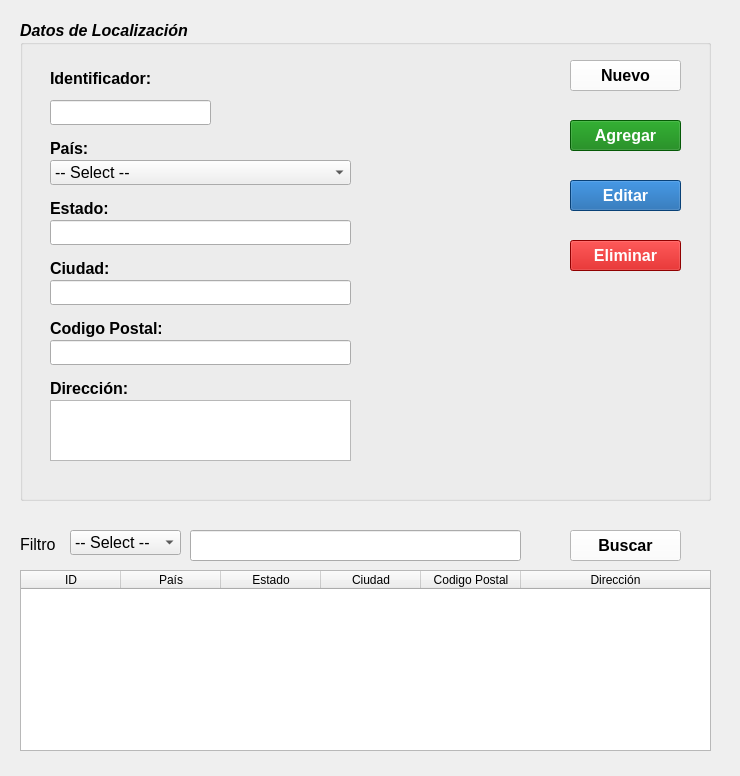
<?xml version="1.0" encoding="UTF-8"?>
<ui version="4.0">
 <class>FrmLocalizacion</class>
 <widget class="QWidget" name="FrmLocalizacion">
  <property name="geometry">
   <rect>
    <x>0</x>
    <y>0</y>
    <width>740</width>
    <height>776</height>
   </rect>
  </property>
  <property name="minimumSize">
   <size>
    <width>740</width>
    <height>776</height>
   </size>
  </property>
  <property name="windowTitle">
   <string>Gestión de localización</string>
  </property>
  <widget class="QGroupBox" name="gb_datosLocalizacion">
   <property name="geometry">
    <rect>
     <x>20</x>
     <y>20</y>
     <width>691</width>
     <height>481</height>
    </rect>
   </property>
   <property name="font">
    <font>
     <pointsize>12</pointsize>
     <weight>75</weight>
     <italic>true</italic>
     <bold>true</bold>
    </font>
   </property>
   <property name="title">
    <string>Datos de Localización    </string>
   </property>
   <widget class="QLabel" name="lb_identificador">
    <property name="geometry">
     <rect>
      <x>30</x>
      <y>50</y>
      <width>121</width>
      <height>16</height>
     </rect>
    </property>
    <property name="font">
     <font>
      <pointsize>12</pointsize>
      <weight>75</weight>
      <italic>false</italic>
      <bold>true</bold>
     </font>
    </property>
    <property name="text">
     <string>Identificador:</string>
    </property>
   </widget>
   <widget class="QLabel" name="lbl_pais">
    <property name="geometry">
     <rect>
      <x>30</x>
      <y>120</y>
      <width>111</width>
      <height>17</height>
     </rect>
    </property>
    <property name="font">
     <font>
      <pointsize>12</pointsize>
      <weight>75</weight>
      <italic>false</italic>
      <bold>true</bold>
     </font>
    </property>
    <property name="text">
     <string>País:</string>
    </property>
   </widget>
   <widget class="QLineEdit" name="le_identificador">
    <property name="geometry">
     <rect>
      <x>30</x>
      <y>80</y>
      <width>161</width>
      <height>25</height>
     </rect>
    </property>
    <property name="font">
     <font>
      <pointsize>12</pointsize>
      <weight>50</weight>
      <italic>false</italic>
      <bold>false</bold>
     </font>
    </property>
    <property name="readOnly">
     <bool>true</bool>
    </property>
   </widget>
   <widget class="QComboBox" name="cmb_pais">
    <property name="geometry">
     <rect>
      <x>30</x>
      <y>140</y>
      <width>301</width>
      <height>25</height>
     </rect>
    </property>
    <property name="font">
     <font>
      <pointsize>12</pointsize>
      <weight>50</weight>
      <italic>false</italic>
      <bold>false</bold>
     </font>
    </property>
    <property name="toolTip">
     <string>&lt;html&gt;&lt;head/&gt;&lt;body&gt;&lt;p&gt;Select&lt;/p&gt;&lt;p&gt;&lt;br/&gt;&lt;/p&gt;&lt;/body&gt;&lt;/html&gt;</string>
    </property>
    <item>
     <property name="text">
      <string>-- Select --</string>
     </property>
    </item>
   </widget>
   <widget class="QLineEdit" name="le_estado">
    <property name="geometry">
     <rect>
      <x>30</x>
      <y>200</y>
      <width>301</width>
      <height>25</height>
     </rect>
    </property>
    <property name="font">
     <font>
      <pointsize>12</pointsize>
      <weight>50</weight>
      <italic>false</italic>
      <bold>false</bold>
     </font>
    </property>
   </widget>
   <widget class="QLabel" name="lbl_ciudad">
    <property name="geometry">
     <rect>
      <x>30</x>
      <y>240</y>
      <width>81</width>
      <height>17</height>
     </rect>
    </property>
    <property name="font">
     <font>
      <pointsize>12</pointsize>
      <weight>75</weight>
      <italic>false</italic>
      <bold>true</bold>
     </font>
    </property>
    <property name="text">
     <string>Ciudad:</string>
    </property>
   </widget>
   <widget class="QLineEdit" name="le_ciudad">
    <property name="geometry">
     <rect>
      <x>30</x>
      <y>260</y>
      <width>301</width>
      <height>25</height>
     </rect>
    </property>
    <property name="font">
     <font>
      <pointsize>12</pointsize>
      <weight>50</weight>
      <italic>false</italic>
      <bold>false</bold>
     </font>
    </property>
   </widget>
   <widget class="QLabel" name="lbl_codigoPostal">
    <property name="geometry">
     <rect>
      <x>30</x>
      <y>300</y>
      <width>111</width>
      <height>17</height>
     </rect>
    </property>
    <property name="font">
     <font>
      <pointsize>12</pointsize>
      <weight>75</weight>
      <italic>false</italic>
      <bold>true</bold>
     </font>
    </property>
    <property name="text">
     <string>Codigo Postal:</string>
    </property>
   </widget>
   <widget class="QLineEdit" name="le_codigoPostal">
    <property name="geometry">
     <rect>
      <x>30</x>
      <y>320</y>
      <width>301</width>
      <height>25</height>
     </rect>
    </property>
    <property name="font">
     <font>
      <pointsize>12</pointsize>
      <weight>50</weight>
      <italic>false</italic>
      <bold>false</bold>
     </font>
    </property>
   </widget>
   <widget class="QLabel" name="lbl_direccion_2">
    <property name="geometry">
     <rect>
      <x>30</x>
      <y>360</y>
      <width>81</width>
      <height>17</height>
     </rect>
    </property>
    <property name="font">
     <font>
      <pointsize>12</pointsize>
      <weight>75</weight>
      <italic>false</italic>
      <bold>true</bold>
     </font>
    </property>
    <property name="text">
     <string>Dirección:</string>
    </property>
   </widget>
   <widget class="QLabel" name="lbl_estado_2">
    <property name="geometry">
     <rect>
      <x>30</x>
      <y>180</y>
      <width>81</width>
      <height>17</height>
     </rect>
    </property>
    <property name="font">
     <font>
      <pointsize>12</pointsize>
      <weight>75</weight>
      <italic>false</italic>
      <bold>true</bold>
     </font>
    </property>
    <property name="text">
     <string>Estado:</string>
    </property>
   </widget>
   <widget class="QPushButton" name="btn_agregar">
    <property name="geometry">
     <rect>
      <x>550</x>
      <y>100</y>
      <width>111</width>
      <height>31</height>
     </rect>
    </property>
    <property name="font">
     <font>
      <pointsize>12</pointsize>
      <weight>75</weight>
      <italic>false</italic>
      <bold>true</bold>
     </font>
    </property>
    <property name="toolTip">
     <string>&lt;html&gt;&lt;head/&gt;&lt;body&gt;&lt;p&gt;&lt;span style=&quot; font-weight:400;&quot;&gt;Crea un nuevo registro&lt;/span&gt;&lt;/p&gt;&lt;/body&gt;&lt;/html&gt;</string>
    </property>
    <property name="styleSheet">
     <string notr="true">color: White;
background-color:rgb(7,125,8)</string>
    </property>
    <property name="text">
     <string>Agregar</string>
    </property>
    <property name="icon">
     <iconset resource="../recursos/iconosApp.qrc">
      <normaloff>:/iconosCrud/add40.png</normaloff>:/iconosCrud/add40.png</iconset>
    </property>
    <property name="iconSize">
     <size>
      <width>20</width>
      <height>20</height>
     </size>
    </property>
   </widget>
   <widget class="QPushButton" name="btn_eliminar">
    <property name="geometry">
     <rect>
      <x>550</x>
      <y>220</y>
      <width>111</width>
      <height>31</height>
     </rect>
    </property>
    <property name="font">
     <font>
      <pointsize>12</pointsize>
      <weight>75</weight>
      <italic>false</italic>
      <bold>true</bold>
     </font>
    </property>
    <property name="toolTip">
     <string>&lt;html&gt;&lt;head/&gt;&lt;body&gt;&lt;p&gt;&lt;span style=&quot; font-weight:400;&quot;&gt;Elimina un registro&lt;/span&gt;&lt;/p&gt;&lt;/body&gt;&lt;/html&gt;</string>
    </property>
    <property name="styleSheet">
     <string notr="true">color: White;
background-color: rgb(201,0,0)</string>
    </property>
    <property name="text">
     <string>Eliminar</string>
    </property>
    <property name="icon">
     <iconset resource="../recursos/iconosApp.qrc">
      <normaloff>:/iconosCrud/delete40.png</normaloff>:/iconosCrud/delete40.png</iconset>
    </property>
    <property name="iconSize">
     <size>
      <width>20</width>
      <height>20</height>
     </size>
    </property>
   </widget>
   <widget class="QPushButton" name="btn_editar">
    <property name="geometry">
     <rect>
      <x>550</x>
      <y>160</y>
      <width>111</width>
      <height>31</height>
     </rect>
    </property>
    <property name="font">
     <font>
      <pointsize>12</pointsize>
      <weight>75</weight>
      <italic>false</italic>
      <bold>true</bold>
     </font>
    </property>
    <property name="toolTip">
     <string>&lt;html&gt;&lt;head/&gt;&lt;body&gt;&lt;p&gt;&lt;span style=&quot; font-weight:400;&quot;&gt;Edita un registro ya existente&lt;/span&gt;&lt;/p&gt;&lt;/body&gt;&lt;/html&gt;</string>
    </property>
    <property name="styleSheet">
     <string notr="true">color: White;
background-color: rgb(12,91,166)</string>
    </property>
    <property name="text">
     <string>Editar</string>
    </property>
    <property name="icon">
     <iconset resource="../recursos/iconosApp.qrc">
      <normaloff>:/iconosCrud/edit40.png</normaloff>:/iconosCrud/edit40.png</iconset>
    </property>
    <property name="iconSize">
     <size>
      <width>20</width>
      <height>20</height>
     </size>
    </property>
   </widget>
   <widget class="QPushButton" name="btn_limpiar">
    <property name="geometry">
     <rect>
      <x>550</x>
      <y>40</y>
      <width>111</width>
      <height>31</height>
     </rect>
    </property>
    <property name="font">
     <font>
      <pointsize>12</pointsize>
      <weight>75</weight>
      <italic>false</italic>
      <bold>true</bold>
     </font>
    </property>
    <property name="toolTip">
     <string>&lt;html&gt;&lt;head/&gt;&lt;body&gt;&lt;p&gt;&lt;span style=&quot; font-weight:400;&quot;&gt;Limpia los campos del formulario&lt;/span&gt;&lt;/p&gt;&lt;/body&gt;&lt;/html&gt;</string>
    </property>
    <property name="styleSheet">
     <string notr="true">color: Black;
background-color:white
</string>
    </property>
    <property name="text">
     <string>Nuevo</string>
    </property>
    <property name="icon">
     <iconset resource="../recursos/iconosApp.qrc">
      <normaloff>:/iconosCrud/clean40.png</normaloff>:/iconosCrud/clean40.png</iconset>
    </property>
    <property name="iconSize">
     <size>
      <width>20</width>
      <height>20</height>
     </size>
    </property>
   </widget>
   <widget class="QTextEdit" name="te_Direccion">
    <property name="geometry">
     <rect>
      <x>30</x>
      <y>380</y>
      <width>301</width>
      <height>61</height>
     </rect>
    </property>
    <property name="font">
     <font>
      <pointsize>12</pointsize>
      <weight>50</weight>
      <italic>false</italic>
      <bold>false</bold>
     </font>
    </property>
   </widget>
  </widget>
  <widget class="QLabel" name="lbl_filtro">
   <property name="geometry">
    <rect>
     <x>20</x>
     <y>535</y>
     <width>40</width>
     <height>19</height>
    </rect>
   </property>
   <property name="font">
    <font>
     <pointsize>12</pointsize>
    </font>
   </property>
   <property name="text">
    <string>Filtro</string>
   </property>
  </widget>
  <widget class="QComboBox" name="cbx_filtro">
   <property name="geometry">
    <rect>
     <x>70</x>
     <y>530</y>
     <width>111</width>
     <height>25</height>
    </rect>
   </property>
   <property name="font">
    <font>
     <pointsize>12</pointsize>
    </font>
   </property>
   <property name="toolTip">
    <string>&lt;html&gt;&lt;head/&gt;&lt;body&gt;&lt;p&gt;Select&lt;/p&gt;&lt;p&gt;&lt;br/&gt;&lt;/p&gt;&lt;/body&gt;&lt;/html&gt;</string>
   </property>
   <item>
    <property name="text">
     <string>-- Select --</string>
    </property>
   </item>
  </widget>
  <widget class="QLineEdit" name="le_buscar">
   <property name="geometry">
    <rect>
     <x>190</x>
     <y>530</y>
     <width>331</width>
     <height>31</height>
    </rect>
   </property>
   <property name="font">
    <font>
     <pointsize>12</pointsize>
    </font>
   </property>
  </widget>
  <widget class="QPushButton" name="btn_buscar">
   <property name="geometry">
    <rect>
     <x>570</x>
     <y>530</y>
     <width>111</width>
     <height>31</height>
    </rect>
   </property>
   <property name="font">
    <font>
     <pointsize>12</pointsize>
     <weight>75</weight>
     <bold>true</bold>
    </font>
   </property>
   <property name="styleSheet">
    <string notr="true">color: Black;
background-color: rgb(255, 255, 255)</string>
   </property>
   <property name="text">
    <string>Buscar</string>
   </property>
   <property name="icon">
    <iconset resource="../recursos/iconosApp.qrc">
     <normaloff>:/iconosCrud/search40.png</normaloff>:/iconosCrud/search40.png</iconset>
   </property>
   <property name="iconSize">
    <size>
     <width>20</width>
     <height>20</height>
    </size>
   </property>
  </widget>
  <widget class="QTableWidget" name="tw_registroLocalizacion">
   <property name="geometry">
    <rect>
     <x>20</x>
     <y>570</y>
     <width>691</width>
     <height>181</height>
    </rect>
   </property>
   <property name="sizeAdjustPolicy">
    <enum>QAbstractScrollArea::AdjustToContents</enum>
   </property>
   <property name="editTriggers">
    <set>QAbstractItemView::NoEditTriggers</set>
   </property>
   <property name="selectionMode">
    <enum>QAbstractItemView::SingleSelection</enum>
   </property>
   <property name="selectionBehavior">
    <enum>QAbstractItemView::SelectRows</enum>
   </property>
   <attribute name="horizontalHeaderCascadingSectionResizes">
    <bool>false</bool>
   </attribute>
   <attribute name="horizontalHeaderShowSortIndicator" stdset="0">
    <bool>false</bool>
   </attribute>
   <attribute name="horizontalHeaderStretchLastSection">
    <bool>true</bool>
   </attribute>
   <attribute name="verticalHeaderCascadingSectionResizes">
    <bool>false</bool>
   </attribute>
   <column>
    <property name="text">
     <string>ID</string>
    </property>
   </column>
   <column>
    <property name="text">
     <string>País</string>
    </property>
   </column>
   <column>
    <property name="text">
     <string>Estado</string>
    </property>
   </column>
   <column>
    <property name="text">
     <string>Ciudad</string>
    </property>
   </column>
   <column>
    <property name="text">
     <string>Codigo Postal</string>
    </property>
   </column>
   <column>
    <property name="text">
     <string>Dirección</string>
    </property>
   </column>
  </widget>
 </widget>
 <tabstops>
  <tabstop>btn_limpiar</tabstop>
  <tabstop>btn_agregar</tabstop>
  <tabstop>btn_editar</tabstop>
  <tabstop>btn_eliminar</tabstop>
  <tabstop>le_identificador</tabstop>
  <tabstop>cmb_pais</tabstop>
  <tabstop>le_estado</tabstop>
  <tabstop>le_ciudad</tabstop>
  <tabstop>le_codigoPostal</tabstop>
  <tabstop>te_Direccion</tabstop>
  <tabstop>cbx_filtro</tabstop>
  <tabstop>le_buscar</tabstop>
  <tabstop>btn_buscar</tabstop>
 </tabstops>
 <resources>
  <include location="../recursos/iconosApp.qrc"/>
 </resources>
 <connections/>
</ui>
